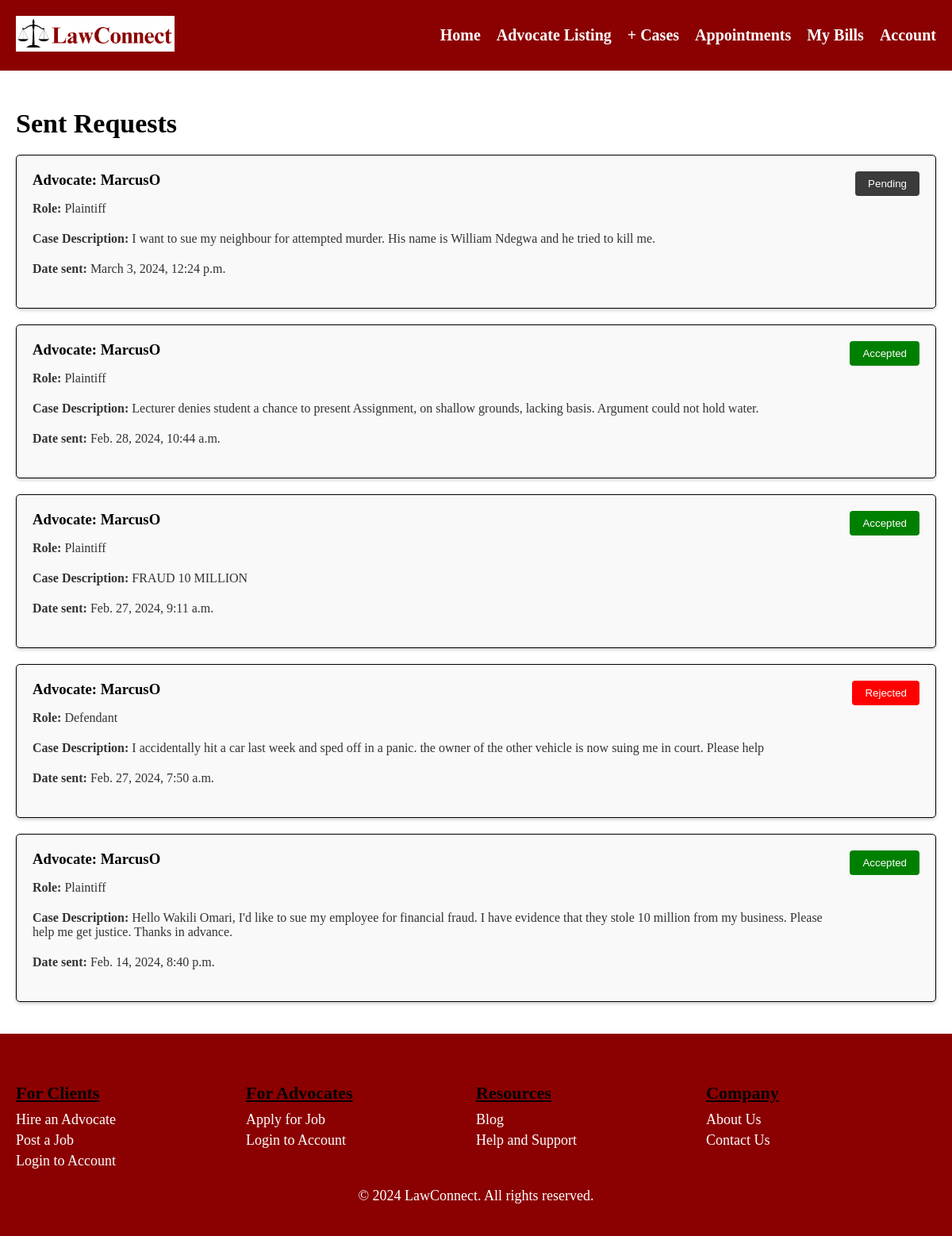
The page /lawapp/sent_requests/ (signed in) on the database its author committed.
### lawapp/models.py (models this page shows, shortened)
class Request(models.Model):
    client = models.ForeignKey(User, on_delete=models.CASCADE, related_name='sent_requests')
    advocate = models.ForeignKey(User, on_delete=models.CASCADE, related_name='received_requests')
    first_name = models.CharField(max_length=100)
    last_name = models.CharField(max_length=100)
    role = models.CharField(max_length=10, choices=[('plaintiff', 'Plaintiff/Petitioner'), ('defendant', 'Defendant/Respondent')])
    case_description = models.TextField()
    date_created = models.DateTimeField(auto_now_add=True, null=True, blank=True)
    accepted = models.BooleanField(default=False)
    rejected = models.BooleanField(default=False)

### lawapp/views.py (the view)
# urls.py: path("sent_requests/", views.sent_requests, name="sent_requests"),
@login_required
def sent_requests(request):
    sent_requests = Request.objects.filter(client=request.user).order_by('-date_created')
    context = {
        'sent_requests': sent_requests
    }
    return render(request, "lawapp/client/sent_requests.html", context)

### lawapp/templates/lawapp/client/sent_requests.html (shortened to what this page needs)
{% load static %}
<!DOCTYPE html>
<html>
<head>
  <link rel="stylesheet" href="{% static 'css/advocate3.css' %}">
</head>
<body>
  <header>
    <div class="logo">
      <img src="{% static 'images/legal_scales_logo.png' %}" alt="LawConnect Logo">
    </div>
    <nav>
      <ul>
          <li><a href="{% url 'client_dash' %}">Home</a></li>
          <li><a href="{% url 'advoc_list' %}">Advocate Listing</a></li>
          <li class="dropdown">
            <a href="#" class="dropbtn">+ Cases</a>
          </li>
          <li><a href="{% url 'client_appts' %}">Appointments</a></li>
          <li><a href="{% url 'client_bills' %}">My Bills</a></li>
          <li class="dropdown">
            <a href="#" class="dropbtn">Account</a>
          </li>
      </ul>
    </nav>
  </header>
  <section class="requests">
    <div class="request-profiles">
        <h2>Sent Requests</h2>
        {% if sent_requests %}
            {% for request in sent_requests %}
            <div class="request-box">
              <div class="request-details">
                  <h3>Advocate: {{ request.advocate }}</h3>
                  <p><strong>Role:</strong> {{ request.role|capfirst }}</p>
                  <p><strong>Case Description:</strong> {{ request.case_description }}</p>
                  <p><strong>Date sent:</strong> {{ request.date_created }}</p>
              </div>
              <div class="action-buttons">
                {% if request.accepted %}
                    <button class="accepted-button">Accepted</button>
                {% elif request.rejected %}
                    <button class="rejected-button">Rejected</button>
                {% else %}
                    <button class="pending-button">Pending</button>
                {% endif %}
              </div>
            </div>
            {% endfor %}
        {% else %}
            <p>No representation requests made yet.</p>
        {% endif %}
    </div>
  </section>
  <footer>
    <div class="footer-columns">
      <div class="footer-column">
        <h3>For Clients</h3>
        <ul>
          <li><a href="#">Hire an Advocate</a></li>
          <li><a href="#">Post a Job</a></li>
          <li><a href="#">Login to Account</a></li>
        </ul>
      </div>
      <div class="footer-column">
        <h3>For Advocates</h3>
        <ul>
          <li><a href="#">Apply for Job</a></li>
          <li><a href="#">Login to Account</a></li>
        </ul>
      </div>
      <div class="footer-column">
        <h3>Resources</h3>
        <ul>
          <li><a href="#">Blog</a></li>
          <li><a href="#">Help and Support</a></li>
        </ul>
      </div>
      <div class="footer-column">
        <h3>Company</h3>
        <ul>
          <li><a href="#">About Us</a></li>
          <li><a href="#">Contact Us</a></li>
        </ul>
      </div>
    </div>
    <p>© 2024 LawConnect. All rights reserved.</p>
  </footer>
</body>
</html>

### lawapp/static/css/advocate3.css (style rules this page uses)
body { margin: 0; font-family: 'Times New Roman', Times, serif; }
header { background-color: #8B0000; padding: 10px 20px; display: flex; align-items: center; justify-content: space-between; }
.logo img { width: 200px; height: auto; margin-top: 10px; margin-bottom: 10px; }
nav ul { list-style: none; margin: 0; padding: 0; display: flex; }
nav ul li { margin-left: 20px; }
nav ul li a { color: #FFFFFF; text-decoration: none; font-weight: bold; font-size: 20px; }
.dropdown { position: relative; display: inline-block; }
h2 { color: #333; font-size: 24px; margin-bottom: 20px; }
p { color: #333; margin-bottom: 20px; }
footer { background-color: #8B0000; padding: 20px; text-align: center; }
footer p { color: #FFFFFF; text-align: center; font-size: 18px; }
.footer-columns { display: flex; justify-content: space-between; margin-top: 20px; text-align: left; }
.footer-columns::after { content: ''; flex: 1; }
.footer-column { width: calc(25% - 20px); margin-right: 20px; display: inline-block; vertical-align: top; }
.footer-column h3 { font-size: 22px; margin-bottom: 10px; text-align: left; text-decoration: underline; }
.footer-column ul { margin: 0; padding: 0; list-style: none; }
.footer-column ul li { margin-bottom: 5px; }
.footer-column ul li a { color: #FFFFFF; text-decoration: none; display: block; font-size: 18px; }
.action-buttons { display: flex; flex-direction: column; align-items: flex-end; }
section.requests { min-height: calc(100vh - 140px); background-color: #FFFFFF; }
.request-profiles { max-width: 1200px; margin: 0 auto; padding: 20px; }
.request-profiles h2 { color: #000000; font-size: 34px; margin-bottom: 20px; }
.request-box { display: flex; justify-content: space-between; align-items: left; flex-wrap: wrap; flex-basis: 100%; background-color: #f9f9f9; border: 1px solid #000000; border-radius: 5px; box-shadow: 0 2px 4px rgba(0, 0, 0, 0.2); padding: 20px; margin-bottom: 20px; }
.request-details { flex: 1; padding-right: 10px; }
.request-details h3 { margin-top: 0; margin-bottom: 10px; }
.accepted-button, .rejected-button, .pending-button, .cancelled-button { padding: 8px 16px; border: none; border-radius: 4px; cursor: pointer; transition: background-color 0.3s; }
.accepted-button { background-color: green; color: white; }
.rejected-button { background-color: red; color: white; }
.pending-button { background-color: #3B3B3B; color: white; }

### rows shown on the page
Request: advocate "MarcusO", role "Plaintiff", case_description "I want to sue my neighbour for attempted murder. His name is William Ndegwa and he tried to kill me.", date_created "March 3, 2024, 12:24 p.m.", accepted "Pending"
Request: advocate "MarcusO", role "Plaintiff", case_description "Lecturer denies student a chance to present Assignment, on shallow grounds, lacking basis. Argument could not hold water.", date_created "Feb. 28, 2024, 10:44 a.m.", accepted "Accepted"
Request: advocate "MarcusO", role "Plaintiff", case_description "FRAUD 10 MILLION", date_created "Feb. 27, 2024, 9:11 a.m.", accepted "Accepted"
Request: advocate "MarcusO", role "Defendant", case_description "I accidentally hit a car last week and sped off in a panic. the owner of the other vehicle is now suing me in court. Please help", date_created "Feb. 27, 2024, 7:50 a.m.", accepted "Rejected"
Request: advocate "MarcusO", role "Plaintiff", case_description "Hello Wakili Omari, I'd like to sue my employee for financial fraud. I have evidence that they stole 10 million from my business. Please help me get justice. Thanks in advance.", date_created "Feb. 14, 2024, 8:40 p.m.", accepted "Accepted"
